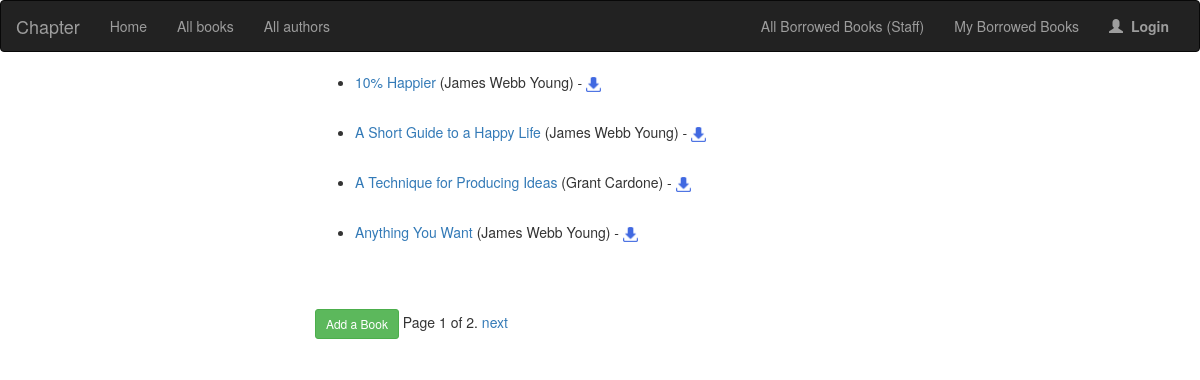
/catalog/books/, run on the app's committed database.
### catalog/models.py (models this page shows, shortened)
class Book(models.Model):
    title = models.CharField(max_length=200, help_text="Name of the book", blank=False)
    authors = models.ForeignKey('Author', on_delete=models.SET_NULL, null=True)
    genre = models.ManyToManyField(Genre,help_text="Genre of the book", blank=True)
    summary = models.TextField(max_length=1000, help_text="Enter a brief description of the book", null=True, blank=True)
    isbn = models.CharField('ISBN', max_length=13,
                   help_text='13 Character <a href="https://www.isbn-international.org/content/what-isbn">ISBN number</a>')
    def get_absolute_url(self):
        return reverse('book-details', args=[str(self.pk)])
    class Meta:
        ordering = ["title"]

class Author(models.Model):
    name = models.CharField(max_length=200)
    dob = models.DateField(null=True, blank=True)
    dod = models.DateField('Died', blank=True, null=True,help_text = "Date of death of the author",)
    def __str__(self):
        return self.name
    class Meta:
        ordering=["name"]

### catalog/views.py (the view)
class BookListView(generic.ListView):
    model = Book
    context_object_name = 'my_book_list'
    paginate_by = 4
    '''
    def get_context_data(self, **kwargs): #Using this we can add more context variables
        context = super(BookListView, self).get_context_data(**kwargs)
        context['some_data'] = 'This is just some data'
        return context
    '''

### catalog/templates/catalog/book_list.html (shortened to what this page needs)
{% extends 'base.html' %}
{% block content %}
	{% if my_book_list %}
	{% load static %}
		{% for books in my_book_list %}
			<ul>
            	<li><a href="{{ books.get_absolute_url }}">{{ books.title }}</a> ({{books.authors}})
                -<a href="{% url 'pdf' books.pk %}">  <img src="{% static 'img/Download.png' %}" height="15" width="15"  />  </a></li><br/>
			</ul>
		{% endfor %}
		<br />
	{% else %}
		<h2> No Books Available </h2>
	{% endif %}
<input class="btn btn-success btn-sm" type="button" value="Add a Book" onclick="location.href='{% url 'add_book' %}'"  />
{% endblock %}

### data on the page
Book: title "10% Happier", authors "James Webb Young"
Book: title "A Short Guide to a Happy Life", authors "James Webb Young"
Book: title "A Technique for Producing Ideas", authors "Grant Cardone"
Book: title "Anything You Want", authors "James Webb Young"

### other printed values
{{ page_obj.number }} "1"
{{ page_obj.paginator.num_pages }} "2"
